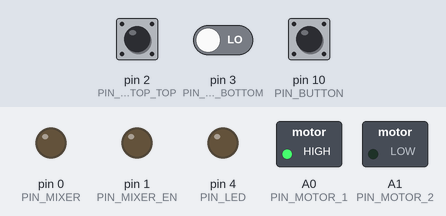
The program below on a simulated Arduino Uno, built with avr-gcc and run on an emulated ATmega328P. Shown: switched loads named in the program (green lamp = pin HIGH), output pins drawn as LEDs (lit = HIGH). The test bench sets the inputs (shaded band); at power-on: pin 10 (PIN_BUTTON) HIGH, pin 2 (PIN_ENDSTOP_TOP) HIGH, pin 3 (PIN_ENDSTOP_BOTTOM) LOW.

Above: at 2.2 s.
2.3 s: pin 10 (PIN_BUTTON) pulled LOW for 0.15 s
At 2.7 s:
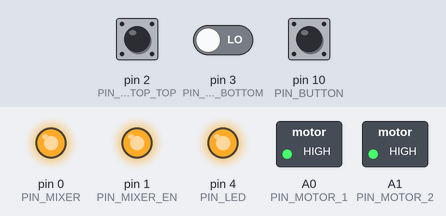
5.4 s: pin 2 (PIN_ENDSTOP_TOP) pulled LOW for 0.15 s
At 6.7 s:
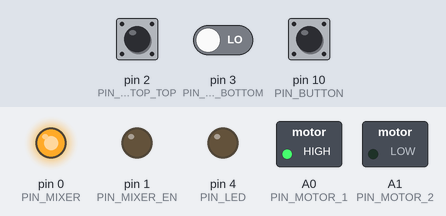
7.0 s: pin 2 (PIN_ENDSTOP_TOP) pulled LOW for 3.2 s
At 7.5 s:
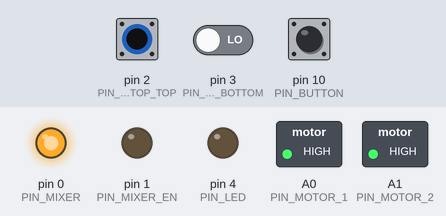
11.7 s: pin 10 (PIN_BUTTON) pulled LOW for 1 s
At 15.0 s:
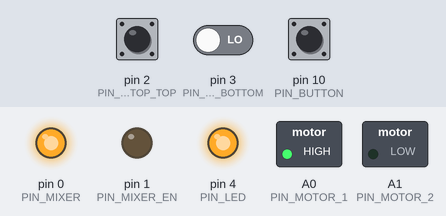
15.7 s: pin 3 (PIN_ENDSTOP_BOTTOM) driven HIGH and pin 10 (PIN_BUTTON) driven LOW
At 17.3 s:
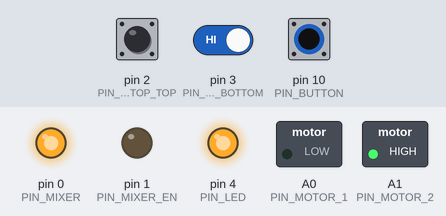
Timing chart, 0 to 18.8 s (numbered marks = the images above; inputs shaded):
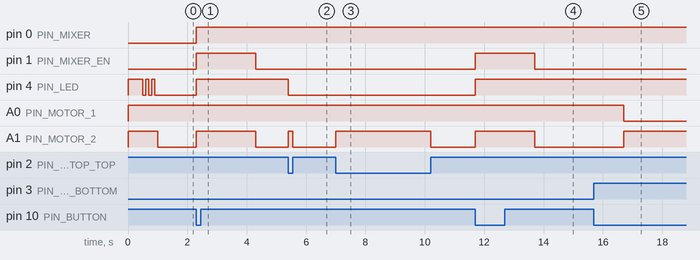

The program:

main.cpp
```cpp
#include <Arduino.h>
#include "Wire.h"
#include "Shared.h"
#include "WireProtocol.h"

#define PIN_EN A7            //ADC7
#define PIN_MOTOR_1 A0       //PC0
#define PIN_MOTOR_2 A1       //PC1
#define PIN_ENDSTOP_TOP 2    //PD2
#define PIN_ENDSTOP_BOTTOM 3 //PD3
#define PIN_MIXER_EN 1       //PD1
#define PIN_MIXER 0          //PD0
#define PIN_LED 4            //PD4
#define PIN_BUTTON 10        //PB2
//not used but still on the PCB
#define PIN_SERVO_1 5 //PD5
#define PIN_SREVO_2 6 //PD6

#define MIXING_MIN_TIME 500      // avoid very short...
#define MIXING_MAX_TIME 5000     // ... and very long mixes
#define MIXING_MOVE_TIMEOUT 3000 //no success if move takes too long
#define MIXING_DEFAULT_TIME 2000 //will be used if no time is set

byte i2c_command = 0xFF;

bool do_mixing;
bool error;
long mixing_time = 1000;

void startMixing(long _mixing_time)
{
  if (do_mixing)
    return;
  error = false;
  do_mixing = true;
  mixing_time = constrain(_mixing_time, MIXING_MIN_TIME, MIXING_MAX_TIME);
  digitalWrite(PIN_LED, HIGH);
}

void stopMixing(bool _error)
{
  error = _error;
  do_mixing = false;
  digitalWrite(PIN_LED, LOW);
}

void handleSetters(int parameters_count)
{
#ifdef SERIAL_DEBUG
  Serial.print("SET");
  Serial.println(i2c_command);
#endif
  switch (i2c_command)
  {
  case MIXER_CMD_START_MIXING:
    if (parameters_count == 0)
    {
      startMixing(MIXING_DEFAULT_TIME);
    }
    else if (parameters_count == 1)
    {
      byte time_in_seconds = Wire.read();
      startMixing((unsigned long)time_in_seconds * 1000);
    }
    break;
  }
}

void handleGetters()
{
#ifdef SERIAL_DEBUG
  Serial.print("GET");
  Serial.println(i2c_command);
#endif
  switch (i2c_command)
  {
  case WIREPROTOCOL_CMD_PING:
    Wire.write(MIXER_BOARD_ADDRESS);
    break;
  case MIXER_CMD_GET_IS_MIXING:
    Wire.write(do_mixing);
    break;

  case MIXER_CMD_GET_SUCCESSFUL:
    Wire.write(!error);
    break;

  //no command byte set or unknown command
  case 0xFF:
  default:
#ifdef SERIAL_DEBUG
    Serial.println("Wrong request");
#endif
    Wire.write(0);
    i2c_command = 0xFF;
    break;
  }
}

void recieved(int count)
{
  //continue only if command byte was set
  if (count < 1)
    return;
  //save the command byte
  i2c_command = Wire.read();
  //handle messages that are only setters
  handleSetters(count - 1);
}

void initWire()
{
  //start i2c communication
  Wire.begin(MIXER_BOARD_ADDRESS);
  //disable pullups for i2c
  digitalWrite(SCL, LOW);
  digitalWrite(SDA, LOW);
  Wire.onReceive(recieved);
  Wire.onRequest(handleGetters);
  WireProtocol::blinkAddress(MIXER_BOARD_ADDRESS, PIN_LED);
}

void setup()
{
#ifdef SERIAL_DEBUG
  Serial.begin(115200);
#endif
  pinMode(PIN_LED, OUTPUT);
  pinMode(PIN_EN, OUTPUT);
  pinMode(PIN_MOTOR_1, OUTPUT);
  pinMode(PIN_MOTOR_2, OUTPUT);
  pinMode(PIN_ENDSTOP_TOP, INPUT);
  pinMode(PIN_ENDSTOP_BOTTOM, INPUT);
  pinMode(PIN_MIXER_EN, OUTPUT);
  pinMode(PIN_MIXER, OUTPUT);
  pinMode(PIN_BUTTON, INPUT_PULLUP);
  //disable the driver
  digitalWrite(PIN_MOTOR_1, HIGH);
  digitalWrite(PIN_MOTOR_2, HIGH);
  digitalWrite(PIN_EN, HIGH);
  digitalWrite(PIN_MIXER_EN, LOW);
  initWire();
#ifdef SERIAL_DEBUG
  Serial.println("Mixer board initialised");
#endif
}

bool isAtTop()
{
  return !digitalRead(PIN_ENDSTOP_TOP) && !digitalRead(PIN_ENDSTOP_TOP);
}

bool isAtBottom()
{
  return !digitalRead(PIN_ENDSTOP_BOTTOM) && !digitalRead(PIN_ENDSTOP_BOTTOM);
}

void startMotor(bool up)
{
  digitalWrite(PIN_MOTOR_1, up ? HIGH : LOW);
  digitalWrite(PIN_MOTOR_2, up ? LOW : HIGH);
}

void stopMotor()
{
  digitalWrite(PIN_MOTOR_1, HIGH);
  digitalWrite(PIN_MOTOR_2, HIGH);
}

void toggleMixer(bool on)
{
  digitalWrite(PIN_MIXER, HIGH);
  digitalWrite(PIN_MIXER_EN, on ? HIGH : LOW);
}

void loop()
{
  //wait for i2c command or button press, stay in top position
  while (!do_mixing && digitalRead(PIN_BUTTON) == HIGH)
  {
    if (!isAtTop())
      startMotor(true);
    else
      stopMotor();
    delay(1);
  }
  if (!do_mixing)
    startMixing(MIXING_DEFAULT_TIME);

  //move down
  startMotor(false);
  unsigned long before_move = millis();
  while (!isAtBottom())
  {
    if (millis() > before_move + MIXING_MOVE_TIMEOUT)
    {
      //TIMEOUT,
      stopMixing(true);
      return;
    }
    delay(1);
  }

  stopMotor();

  //mix
  toggleMixer(true);
  delay(mixing_time);
  toggleMixer(false);

  //move up
  startMotor(true);

  before_move = millis();
  while (!isAtTop())
  {
    if (millis() > before_move + MIXING_MOVE_TIMEOUT)
    {
      //TIMEOUT,
      stopMixing(true);
      return;
    }
    delay(1);
  }

  stopMixing(false);
}
```

Measured:
- after the input at 2.3 s, pin 0 (PIN_MIXER), pin 4 (PIN_LED): LOW → HIGH at once; pin 1 (PIN_MIXER_EN), A1 (PIN_MOTOR_2): LOW → HIGH at once, → LOW 2.0 s later
- after the input at 5.4 s, pin 4 (PIN_LED): HIGH → LOW at once; A1 (PIN_MOTOR_2): LOW → HIGH at once, → LOW 0.15 s later
- after the input at 7.0 s, A1 (PIN_MOTOR_2): LOW → HIGH at once, → LOW 3.2 s later
- after the input at 11.7 s, pin 1 (PIN_MIXER_EN), A1 (PIN_MOTOR_2): LOW → HIGH at once, → LOW 2.0 s later; pin 4 (PIN_LED): LOW → HIGH at once
- after the input at 15.7 s, pin 4 (PIN_LED): stays HIGH (without the input it goes to LOW after 1.0 s); A0 (PIN_MOTOR_1): HIGH → LOW after 1.0 s; A1 (PIN_MOTOR_2): LOW → HIGH after 1.0 s
